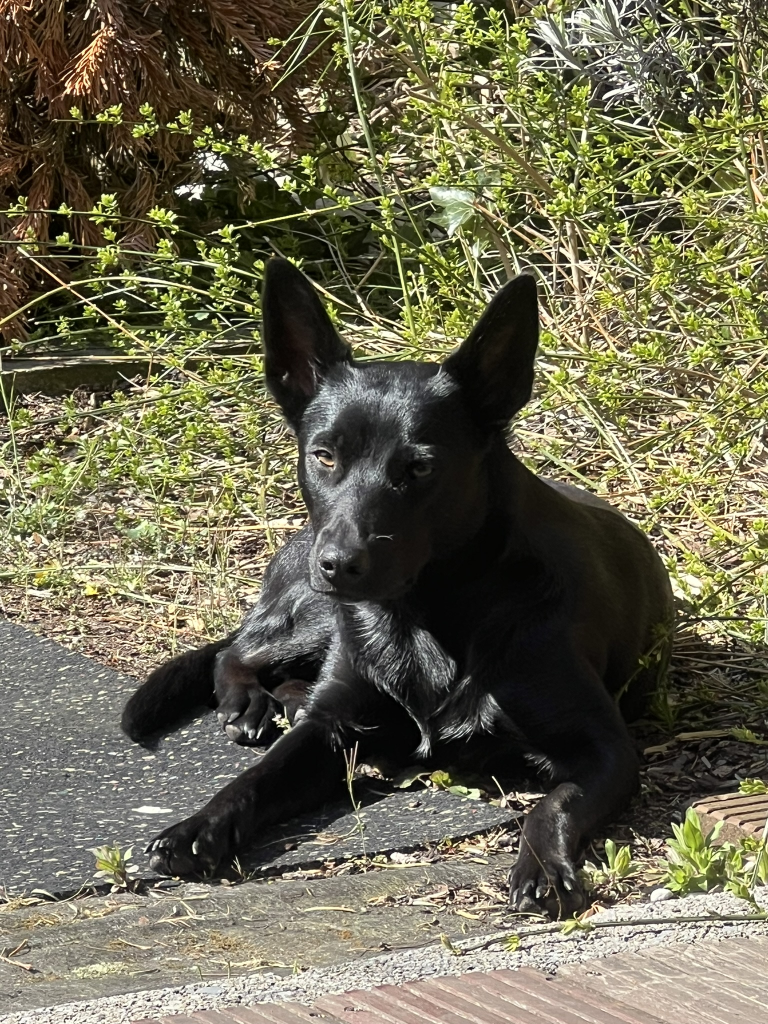
#> input picture notebooks/Bilder/Hund.jpeg, 1536 x 2048 px (shown at 1/2 size)
$ jupyter execute --allow-errors 05-cnn.ipynb
#> lines starting #> are read from the running program, lines starting #| are printed output that depends on the picture
# 05-CNN

In den vorherigen Kapiteln wurden neuronale Netze anhand von Eingabevektoren eingeführt: Jedes Beispiel wurde als eindimensionaler Vektor an das Netz übergeben. Bilder hingegen sind von Natur aus zweidimensional – sie bestehen aus einer $n \times m$ Matrix von Pixelwerten. Ein Farbbild hat zusätzlich drei solcher Matrizen (Kanäle), eine für Rot, Grün und Blau. Ein vollständig verbundenes Netz, das ein solches Bild verarbeiten soll, müsste alle Pixelwerte in einen langen Vektor umwandeln. Das führt bei realistischen Bildgrößen schnell zu einer sehr großen Anzahl von Gewichten und damit zu hohem Rechenaufwand sowie Overfitting. Convolutional Neural Networks (CNNs) begegnen diesem Problem mit einem anderen Ansatz, der sich an der Funktionsweise des menschlichen Sehsystems orientiert.

# Convolutional Neural Networks (CNN)

CNNs sind besonders geeignet für die Verarbeitung von Bilddaten, da sie die räumliche Struktur von Bildern ausnutzen. Statt jedes Pixel mit jedem Neuron zu verbinden, reagiert jedes Neuron in einem Convolutional Layer nur auf einen lokalen Bildausschnitt. Dadurch bleibt die Anzahl der Parameter beherrschbar, selbst bei hochauflösenden Bildern. Wie bei den bisher betrachteten neuronalen Netzen erfolgt das Training auch bei CNNs über Backpropagation.

## Bilderkennung im Hirn

Das Prinzip der CNNs ist von der Verarbeitung visueller Reize im menschlichen Gehirn inspiriert. Im visuellen Kortex reagieren viele Neuronen nicht auf das gesamte Sichtfeld, sondern nur auf einen begrenzten Bereich – das sogenannte rezeptive Feld. Dabei können sich die Wahrnehmungsfelder benachbarter Neuronen überlappen. Verschiedene Neuronen spezialisieren sich auf unterschiedliche Muster: Manche reagieren auf horizontale Kanten, andere auf Kurven oder bestimmte Texturen. In höheren Hirnarealen gibt es dann Neuronen mit größeren Wahrnehmungsfeldern, die komplexere Merkmale aus der Kombination einfacherer Muster erkennen – etwa ganze Objekte oder Gesichter.

Genau diese hierarchische Verarbeitung spiegelt sich im Aufbau von CNNs wider.

## Was bedeutet Konvolution?

Mathematisch bezeichnet Konvolution (deutsch: Faltung) die Verknüpfung zweier Funktionen zu einer dritten. Für zwei kontinuierliche Funktionen $f$ und $g$ ist die Faltung definiert als

$$(f * g)(t) = \int_{-\infty}^{\infty} f(\tau)\, g(t - \tau)\, d\tau$$

Im diskreten Fall – wie bei digitalen Bildern – lautet die entsprechende Formel

$$(f * g)[n] = \sum_{k=-\infty}^{\infty} f[k]\, g[n - k]$$

Im Kontext von Bildern wird die Faltung auf zweidimensionale Matrizen angewendet: Ein sogenannter Filter (auch Kernel genannt) wird über das Bild verschoben und an jeder Position elementweise mit dem Bildausschnitt multipliziert und aufsummiert. Durch die Wahl des Filters lassen sich gezielt bestimmte Bildmerkmale hervorheben – beispielsweise horizontale Kanten mit einem Linienfilter, Übergänge zwischen hellen und dunklen Bereichen mit einem Kantenfilter oder eine Glättung des Bildes mit einem Gaußfilter.

## Aufbau eines CNN

<figure  style="text-align: center;">

    <figcaption>Aufbau eines CNN mit Kodierungs- und Prädiktionsblock.</figcaption>
</figure>

Eingabebild --> Kodierungsblock --> Prädiktionsblock

### Eingabebild

Das Bild besteht im einfachsten Fall (schwarz-weiss) aus einer $n\times m$ Matrix, die Werte der Matrix entsprechen der Helligkeit der Pixel.

#### Aufgabe

Bild einlesen und Matrix darstellen.

[cell 1]
import numpy as np
import matplotlib.pyplot as plt

img = plt.imread('Bilder/Hund.jpeg')
#> img is the input picture: shape (2048, 1536, 3); mean R, G, B 108.3, 104.9, 81.8

print('Größe des Bildes:', img.shape)
#| Größe des Bildes: (2048, 1536, 3)

fig, [ax1,ax2,ax3] = plt.subplots(1,3, figsize=(15, 5))
plot1 = ax1.imshow(img[:,:,0], cmap = 'Reds')
plot2 = ax2.imshow(img[:,:,1], cmap = 'Greens')
plot3 = ax3.imshow(img[:,:,2], cmap = 'Blues')
fig.colorbar(plot1)
fig.colorbar(plot2)
fig.colorbar(plot3)
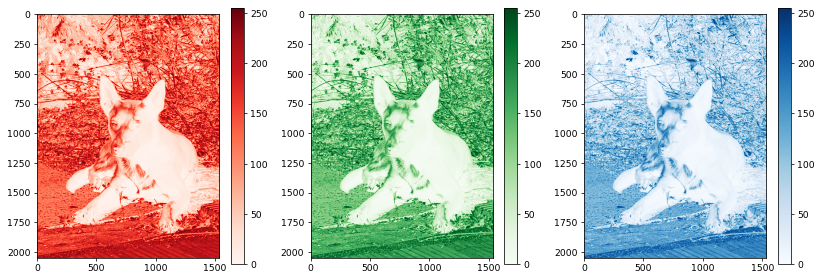
#> figure drawn by matplotlib, 6 panels

### Kodierungsblock

Besteht aus Convolutional Layer, Aktivierungsfunktion und Pooling Layer

#### Convolutional Layer

Ein Convolutional Layer besteht aus einer Menge von Perzeptronen, die jeweils mit einem Filter auf einen Bildausschnitt reagieren.
Typischerweise sind die Bildausschnitte $3\times 3$ oder $5\times 5$ Matrizen.
Alle Perzeptronen reagieren auf ein Muster (beispielsweise horizontale Line, oder Kante). Das Muster ist durch den Filter definiert.
Um auf verschiedene Muster reagieren zu können werden mehrere Ebenen (= Feature Maps) benötigt, eine für jedes Muster.

Für alle Perzeptronen $c_{i,j}$ in der ersten Ebene eines Convolutional Layer gilt für die Pixel $e_{l,m}$ und einem $3\times 3$ Filter

$$c_{i,j} = w_1 e_{i-1,j-1} + w_2 e_{i-1,j} + w_3 e_{i-1,j+1} + w_4 e_{i,j-1} + w_5 e_{i,j} + w_6 e_{i,j+1} + w_7 e_{i+1,j-1} + w_8 e_{i+1,j} + w_9 e_{i+1,j+1}$$

$w_1$ bis $w_9$ sind dabei für jedes Perzeptron gleich.

Die einzelnen Filter dürfen sich überlappen.

#### Aufgabe 1

Wie sieht die Funktion $c_{i,j}$ für einen $5\times 5$ Filter aus?

#### Aktivierungsfunktion

Die meistverwendete Aktivierungsfunktion ist

$$\text{ReLu}(x) = max(0,x)$$

da sie sehr schnell zu berechnen ist.

#### Aufgabe 2

Wie lautete die Ableitung von ReLU?

#### Pooling

Der Pooling Layer folgt unmittelbar nach der Aktivierungsfunktion und dient der Dimensionsreduktion der Feature Maps. Durch die Verkleinerung der räumlichen Ausdehnung sinkt der Rechenaufwand für die nachfolgenden Schichten, und das Modell wird robuster gegenüber kleinen Verschiebungen oder Verzerrungen im Eingabebild.

Ein Pooling-Filter (typischerweise $2\times 2$ oder $3\times 3$) wird über die Feature Map geschoben und fasst jeweils einen lokalen Bildausschnitt zu einem einzigen Wert zusammen. Im Unterschied zum Convolutional Layer gibt es dabei **keine lernbaren Gewichte** – die Zusammenfassung erfolgt nach einer festen Regel.

Ein weiterer Unterschied ist, dass die Pooling-Filter **nicht überlappen**: Der Filter wird in Schritten verschoben, deren Größe der Filtergröße entspricht (Stride = Filtergröße). Bei einem $2\times 2$-Filter springt das Fenster also jeweils zwei Pixel weiter, sodass jeder Bildausschnitt genau einmal verarbeitet wird und die Ausgabe in jeder Dimension halbiert wird.

Die häufigste Variante ist **Max Pooling**: Aus jedem Bildausschnitt wird der maximale Wert ausgewählt und weitergegeben. Für einen Filter der Größe $k\times k$ gilt

$$p_{i,j} = \max_{0 \leq r,\, s \,< k} \; e_{\,i \cdot k + r,\; j \cdot k + s}$$

wobei $e_{i,j}$ der Wert an Position $(i,j)$ in der Feature Map ist.

**Beispiel:** Eine $4\times 4$ Feature Map, verarbeitet mit einem $2\times 2$ Max-Pool-Filter:

$$\begin{pmatrix} 1 & 3 & 2 & 4 \\ 5 & 6 & 1 & 2 \\ 3 & 2 & 8 & 7 \\ 1 & 4 & 6 & 5 \end{pmatrix} \xrightarrow{\;\text{Max Pool } 2\times 2\;} \begin{pmatrix} 6 & 4 \\ 4 & 8 \end{pmatrix}$$

Aus $4\times 4 = 16$ Werten werden $2\times 2 = 4$ – die räumliche Auflösung wurde halbiert, die stärksten Aktivierungen bleiben erhalten.

Neben Max Pooling gibt es auch **Average Pooling**, bei dem anstelle des Maximums der Durchschnitt der Werte im Ausschnitt gebildet wird. Average Pooling erzeugt eine gleichmäßigere Repräsentation, wird aber seltener eingesetzt als Max Pooling.

#### Achtung an Randbereichen

Wenn ein Filter der Größe $k \times k$ über ein Bild geschoben wird, entsteht an den Rändern ein Problem: Der Filter würde über den Bildrand hinausragen und findet keinen vollständigen Bildausschnitt mehr. Es gibt zwei grundlegende Strategien, damit umzugehen.

Bei **Valid Padding** (kein Auffüllen) wird der Filter nur an Positionen angewendet, an denen er vollständig innerhalb des Bildes liegt. Die Ausgabe ist dadurch kleiner als die Eingabe. Allgemein gilt für die Ausgabegröße bei einer $n \times n$ Eingabe, einem $k \times k$ Filter, Padding $p$ und Stride $s$:

$$\text{Ausgabegröße} = \left\lfloor \frac{n - k + 2p}{s} \right\rfloor + 1$$

Bei Valid Padding ist $p = 0$. So ergibt sich beispielsweise aus einem $28 \times 28$ Bild nach einem $5 \times 5$ Filter mit Stride $1$:

$$\left\lfloor \frac{28 - 5 + 0}{1} \right\rfloor + 1 = 24$$

Die Ausgabe hat also Größe $24 \times 24$ — genau wie im `model.summary()` des Notebooks zu sehen.

Bei **Same Padding** (Zero Padding) wird das Bild vor der Filteranwendung mit Nullen aufgefüllt, sodass die Ausgabe dieselbe räumliche Größe wie die Eingabe behält. Dazu wird auf jeder Seite ein Rand der Breite $p = \lfloor k/2 \rfloor$ aus Nullen ergänzt.

**Beispiel:** Eine $4 \times 4$ Matrix mit Same Padding ($p = 1$) für einen $3 \times 3$ Filter:

$$\begin{pmatrix} 1 & 2 & 3 & 4 \\ 5 & 6 & 7 & 8 \\ 9 & 10 & 11 & 12 \\ 13 & 14 & 15 & 16 \end{pmatrix} \xrightarrow{\;\text{Zero Padding}\;} \begin{pmatrix} 0 & 0 & 0 & 0 & 0 & 0 \\ 0 & 1 & 2 & 3 & 4 & 0 \\ 0 & 5 & 6 & 7 & 8 & 0 \\ 0 & 9 & 10 & 11 & 12 & 0 \\ 0 & 13 & 14 & 15 & 16 & 0 \\ 0 & 0 & 0 & 0 & 0 & 0 \end{pmatrix}$$

Die erweiterte $6 \times 6$ Matrix kann nun mit einem $3 \times 3$ Filter vollständig abgetastet werden, und die Ausgabe hat wieder die ursprüngliche Größe $4 \times 4$.

Neben Valid und Same Padding gibt es weitere Varianten, bei denen die Randpixel beispielsweise gespiegelt oder wiederholt werden. In der Praxis sind Valid und Same Padding jedoch die am häufigsten verwendeten Methoden.

### Prädiktionsblock

Nachdem der Kodierungsblock die räumlichen Merkmale des Bildes extrahiert hat, übernimmt der Prädiktionsblock die eigentliche Klassifikation. Er entspricht in seinem Aufbau dem vollverbundenen Netz, das bereits in den vorangegangenen Kapiteln eingeführt wurde.

#### Flatten

Als erstes müssen die Feature Maps des Kodierungsblocks in einen eindimensionalen Vektor umgewandelt werden, da vollverbundene Schichten Vektoren als Eingabe erwarten. Dieser Schritt wird als **Flatten** bezeichnet. Im Notebook liefert der letzte Pooling Layer Feature Maps der Größe $4 \times 4$ mit 64 Kanälen — das ergibt einen Eingabevektor der Länge

$$4 \times 4 \times 64 = 1024$$

wie im `model.summary()` des Notebooks zu sehen.

#### Fully Connected Network

Der Vektor wird anschließend als Eingabe in ein vollverbundenes Netzwerk gegeben, wie es in den Kapiteln 03 und 04 beschrieben wurde.

#### Ausgabeschicht

Es werden so viele Ausgabeneuronen benötigt, wie es Klassen gibt — im vorliegenden Beispiel 10, eine für jede Ziffer von 0 bis 9. Die Zielwerte werden dabei als One-Hot-Vektor kodiert (z.B. die Ziffer 3 als $[0,0,0,1,0,0,0,0,0,0]$). Als Verlustfunktion wird `categorical_crossentropy` verwendet, die genau auf dieses Format ausgelegt ist.

Für die letzte Schicht bietet sich die **Softmax**-Funktion an:

$$f_{\text{Softmax}}(c_j) = \frac{e^{c_j}}{\sum_{i=1}^{k} e^{c_i}}$$

Softmax transformiert die Ausgaben des Netzes in einen Wertebereich zwischen 0 und 1, wobei alle Werte zusammen genau 1 ergeben – sie lassen sich damit direkt als Wahrscheinlichkeiten für die einzelnen Klassen interpretieren.

### Optimierung - oder wer ist Adam?

Das Training eines neuronalen Netzes erfolgt über Backpropagation und Gradientenabstieg, wie bereits in Kapitel 03 beschrieben. Der einfache Gradientenabstieg hat dabei jedoch einige praktische Schwächen: Er verwendet für alle Gewichte dieselbe Lernrate, ist empfindlich gegenüber deren Wahl, und kann in flachen Bereichen der Fehlerfunktion – etwa an Sattelpunkten oder langen Plateaus – nur langsam vorankommen. **Optimierer** sind Algorithmen, die den Gradientenabstieg gezielter gestalten: Sie verändern, wie die Gewichte in jedem Schritt angepasst werden, sodass das Training schneller und zuverlässiger konvergiert.

#### Adam (Adaptive Moment Estimation)

Adam ist einer der am häufigsten verwendeten Optimierer und kombiniert zwei zentrale Ideen:

**Momentum:** Statt nur dem aktuellen Gradienten zu folgen, berücksichtigt Adam auch die vergangenen Gradienten in Form eines gleitenden Mittelwerts. Das ist vergleichbar mit einem Ball, der eine Kurve hinunterrollt und durch seine Trägheit kleinere Unebenheiten überwindet, anstatt bei jedem Hindernis abzubremsen. Dadurch werden Schwingungen in der Lernkurve gedämpft und Sattelpunkte leichter überwunden.

**Adaptive Lernraten:** Adam passt die Lernrate für jedes Gewicht individuell an. Gewichte, die in letzter Zeit große Gradienten hatten, werden in kleineren Schritten angepasst; Gewichte mit kleinen Gradienten erhalten eine größere effektive Schrittweite. Das sorgt dafür, dass seltene, aber informative Merkmale nicht ignoriert werden.

In der Praxis wird Adam mit folgenden Standardwerten verwendet, die für die meisten Aufgaben gut funktionieren:

| Parameter | Bedeutung | Standardwert |
|-----------|-----------|:---:|
| $\beta_1$ | Gewichtung des Momentum (gleitender Mittelwert der Gradienten) | $0.9$ |
| $\beta_2$ | Gewichtung der adaptiven Lernrate (gleitender Mittelwert der quadrierten Gradienten) | $0.999$ |
| $\varepsilon$ | Kleiner Wert zur numerischen Stabilität (verhindert Division durch Null) | $10^{-8}$ |
| Lernrate | Globale Schrittweite | $0.001$ |

Im Notebook wird Adam mit `optimizer='adam'` aufgerufen, was genau diese Standardwerte verwendet.

# Zahlen erkennen reloaded

[cell 2]
# | code-fold: true
# | code-summary: "Code anzeigen"


import numpy as np
import matplotlib.pyplot as plt
from glob import glob
import re
import cv2

# Funktion zur numerischen Sortierung der Dateien
def extract_number(filename):
    return int(re.search(r"_sortiert(\d+)", filename).group(1))

# Alle Files einlesen, die mit Zahlen_Handschrift_sortiert beginnen und direkt darauf folgend eine Zahl im Namen haben.
liste_daten = glob('data/supervised-learning/Zahlen_Handschrift_sortiert*[0-9].png')

# Liste numerisch sortieren und sortierte Liste ausgeben
liste_daten = sorted(liste_daten, key=extract_number)
for el in liste_daten:
    print(el)
